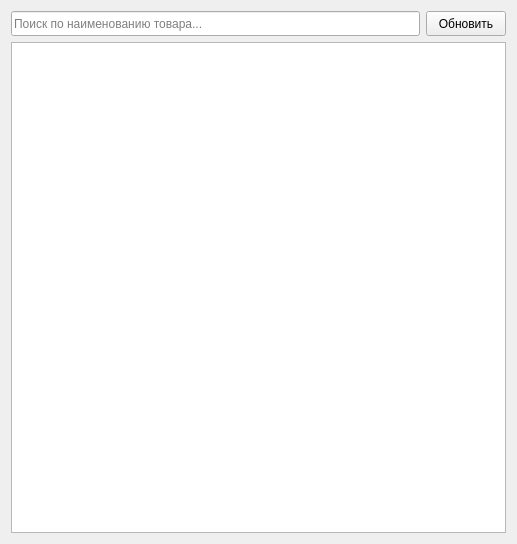
<?xml version="1.0" encoding="UTF-8"?>
<ui version="4.0">
 <class>ProductsForm</class>
 <widget class="QWidget" name="ProductsForm">
  <property name="geometry">
   <rect>
    <x>0</x>
    <y>0</y>
    <width>517</width>
    <height>544</height>
   </rect>
  </property>
  <property name="sizePolicy">
   <sizepolicy hsizetype="Expanding" vsizetype="Expanding">
    <horstretch>0</horstretch>
    <verstretch>0</verstretch>
   </sizepolicy>
  </property>
  <property name="windowTitle">
   <string>Form</string>
  </property>
  <layout class="QVBoxLayout" name="verticalLayout">
   <item>
    <layout class="QHBoxLayout" name="horizontalLayout">
     <item>
      <widget class="QLineEdit" name="le_filter">
       <property name="minimumSize">
        <size>
         <width>0</width>
         <height>25</height>
        </size>
       </property>
       <property name="maximumSize">
        <size>
         <width>16777215</width>
         <height>30</height>
        </size>
       </property>
       <property name="placeholderText">
        <string>Поиск по наименованию товара... </string>
       </property>
       <property name="clearButtonEnabled">
        <bool>true</bool>
       </property>
      </widget>
     </item>
     <item>
      <widget class="QPushButton" name="pb_update">
       <property name="sizePolicy">
        <sizepolicy hsizetype="Fixed" vsizetype="Fixed">
         <horstretch>0</horstretch>
         <verstretch>0</verstretch>
        </sizepolicy>
       </property>
       <property name="maximumSize">
        <size>
         <width>16777215</width>
         <height>30</height>
        </size>
       </property>
       <property name="text">
        <string>Обновить</string>
       </property>
       <property name="icon">
        <iconset resource="../resources.qrc">
         <normaloff>:/images/img/refresh.svg</normaloff>:/images/img/refresh.svg</iconset>
       </property>
       <property name="iconSize">
        <size>
         <width>25</width>
         <height>25</height>
        </size>
       </property>
      </widget>
     </item>
    </layout>
   </item>
   <item>
    <widget class="QTableView" name="tv_product_remaind">
     <property name="editTriggers">
      <set>QAbstractItemView::EditTrigger::NoEditTriggers</set>
     </property>
    </widget>
   </item>
  </layout>
 </widget>
 <resources>
  <include location="../resources.qrc"/>
 </resources>
 <connections/>
</ui>
